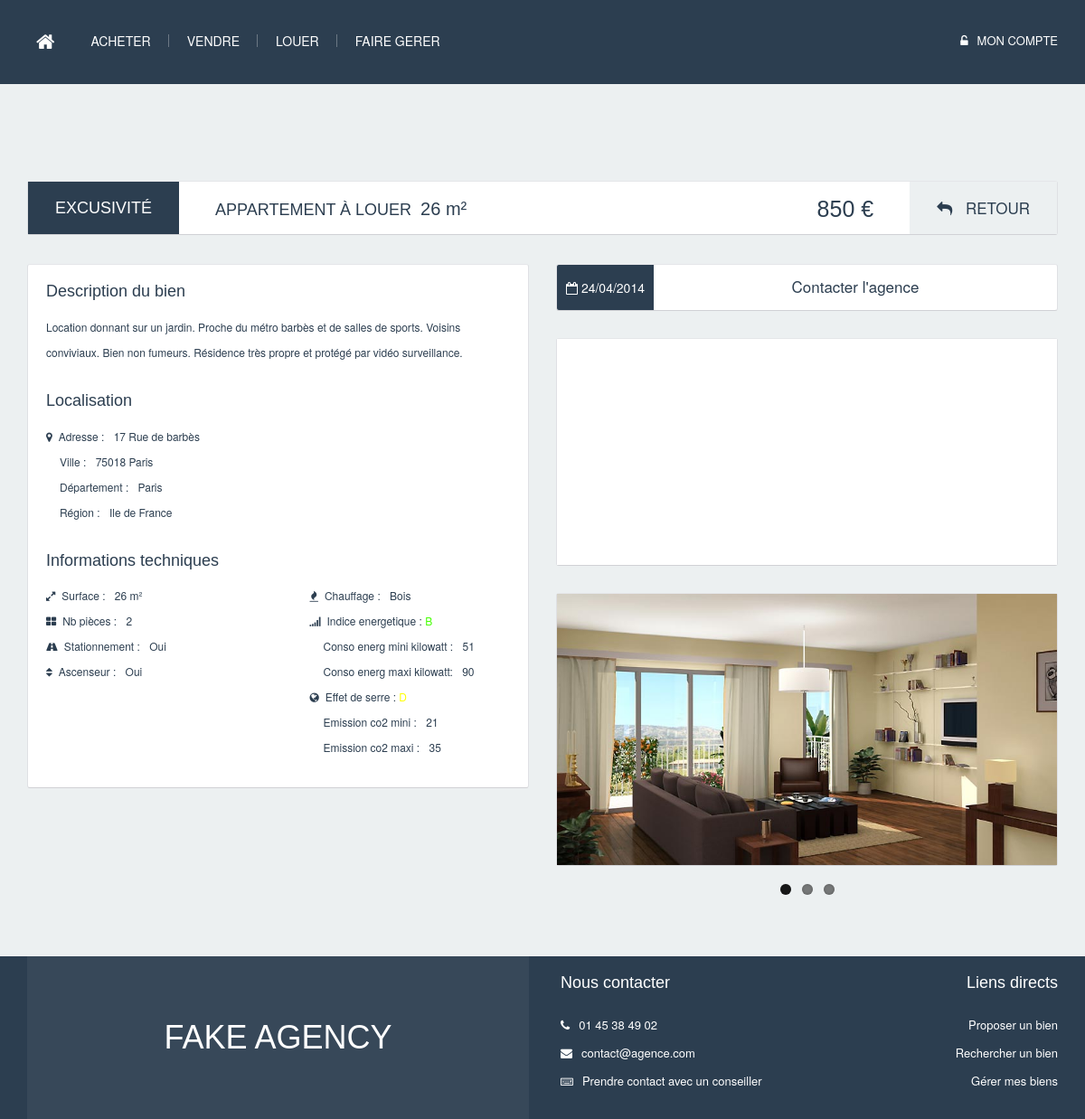
Page /visualisation_bien/bien.php?id_bien_immobilier=2 on the committed database.
### tables this page shows
CREATE TABLE Appartement(
        etage              Int ,
        ascenseur          Bool ,
        numero_appartement Int ,
        id_bien_immobilier Int NOT NULL ,
        PRIMARY KEY (id_bien_immobilier )
);

CREATE TABLE Bien_immobilier(
        id_bien_immobilier     int (11) Auto_increment  NOT NULL ,
        prix                   Double ,
        superficie             Int ,
        nb_pieces              Int ,
        descriptif             Varchar (255) ,
        parking                Bool ,
        nb_etages              Int ,
        date_parution          TimeStamp ,
        id_personne_locataire  Int ,
        id_personne_proprio    Int ,
        id_personne_gest       Int ,
        id_agence_vendeur      Int ,
        id_agence_loueur       Int ,
        id_type_chauffage      Int ,
        id_adresse             Int ,
        id_gaz                 Int ,
        id_consommation_energetique Int ,
        PRIMARY KEY (id_bien_immobilier )
);

CREATE TABLE Adresse(
        id_adresse     int (11) Auto_increment  NOT NULL ,
        code_postal    Varchar (25) ,
        ville          Varchar (255) ,
        rue            Varchar (255) ,
        numero_rue     Int ,
        id_departement Int ,
        PRIMARY KEY (id_adresse )
);

CREATE TABLE Departement(
        id_departement   int (11) Auto_increment  NOT NULL ,
        code_departement char (2) ,
        nom_departement  Varchar (255) ,
        id_region        Int ,
        PRIMARY KEY (id_departement )
);

CREATE TABLE Region(
        id_region  int (11) Auto_increment  NOT NULL ,
        nom_region Varchar (255) ,
        ville_chef Varchar (255) ,
        PRIMARY KEY (id_region )
);

CREATE TABLE Type_chauffage(
        id_type_chauffage  int (11) Auto_increment  NOT NULL ,
        nom_type_chauffage Varchar (255) NOT NULL ,
        PRIMARY KEY (id_type_chauffage )
);

CREATE TABLE Consommation_energetique_classe(
        id_consommation_energetique   int (11) Auto_increment  NOT NULL ,
        nom_consommation_energetique  Varchar (25) ,
        conso_kilowatt_an_mcarre_mini Int ,
        conso_kilowatt_an_mcarre_maxi Int ,
        PRIMARY KEY (id_consommation_energetique )
);

CREATE TABLE Gaz_a_effet_de_serre_classe(
        id_gaz                           int (11) Auto_increment  NOT NULL ,
        nom_gaz                          Varchar (255) ,
        emission_kilo_co2_an_mcarre_mini Int ,
        emission_kilo_co2_an_mcarre_maxi Int ,
        PRIMARY KEY (id_gaz)
);

### functions_php/visualisation_bien/affichage_result.php (the view, shortened to what the rows shown need)
<?php
	require_once(dirname(__FILE__).'/../user_utils/getUtils_html.php');
	require_once(dirname(__FILE__).'/../recherche_biens/search.php');
	require_once(dirname(__FILE__).'/getUtils.php');
	function affichage_base_visu($id_bien_immobilier,$is_for_lambda){
		$link_retour = getPathRoot().'result.php';
		$res=searchBase(array('id_bien_immobilier'=>$id_bien_immobilier,'is_for_lambda'=>$is_for_lambda));
		$res = $res[0];
		$prix			= empty($res['prix']) 			? '': $res['prix'].' €';
		$descriptif 	= empty($res['descriptif']) 	? '...': $res['descriptif'];
		$surface 		= empty($res['superficie']) 	? '' : "<p><i class='fa fa-expand'></i><span>Surface :</span> {$res['superficie']} m&sup2;</p>";
		$jardin 		= empty($res['jardin']) 		? '' : "<p><i class='fa fa-picture-o'></i><span>Jardin :</span> {$res['jardin']} m&sup2;</p>";
		$nb_pieces 		= empty($res['nb_pieces'])		? '' : "<p><i class='fa fa-th-large'></i><span>Nb pièces :</span> {$res['nb_pieces']}</p>";
		$parking 		= !empty($res['parking']) && $res['parking']==1	? "<p><i class='fa fa-road'></i><span>Stationnement :</span> Non</p>" :"<p><i class='fa fa-road'></i><span>Stationnement :</span> Oui</p>";
		$nb_etages 		= empty($res['nb_etages'])		? '' : "<p><i class='fa fa-ellipsis-v'></i><span>Nb étages :</span> {$res['nb_etages']}</p>";
		$chauffage 		= empty($res['infos_chauffage']['nom_type_chauffage'])	? '' : "<p><i class='fa fa-fire'></i><span>Chauffage :</span> {$res['infos_chauffage']['nom_type_chauffage']} </p>";
		$type_bien 		= empty($res['info_type_bien']) ? '' : $res['info_type_bien'] ;
		$type_achat_location	= empty($res['info_type_achat_location']) ? '' : $res['info_type_achat_location'] ;
		$consommation_energetique ='';
		$gaz ='';
		$ascenseur ='';
		$adresse='';
		if(!empty($res['infos_conso_energetique']) && !empty($res['infos_conso_energetique']['id_consommation_energetique'])){
			$classe='indice_'.trim(strtoupper($res['infos_conso_energetique']['nom_consommation_energetique']));
			$consommation_energetique=<<<HTML
				<p><i class="fa fa-signal"></i>Indice energetique : <span class="$classe" >{$res['infos_conso_energetique']['nom_consommation_energetique']}</span></p>
				<p class="padleft35"><span>Conso energ mini kilowatt :</span> {$res['infos_conso_energetique']['conso_kilowatt_an_mcarre_mini']}</p>
				<p class="padleft35"><span>Conso energ maxi kilowatt:</span> {$res['infos_conso_energetique']['conso_kilowatt_an_mcarre_maxi']}</p>
HTML;
		}
		if(!empty($res['infos_gaz']) && !empty($res['infos_gaz']['id_gaz'])){
			$classe='indice_'.trim(strtoupper($res['infos_gaz']['nom_gaz']));
			$gaz=<<<HTML
				<p><i class="fa fa-globe"></i>Effet de serre :<span class="$classe"> {$res['infos_gaz']['nom_gaz']}</span></p>
				<p class="padleft35" ><span>Emission co2 mini :</span> {$res['infos_gaz']['emission_kilo_co2_an_mcarre_mini']}</p>
				<p class="padleft35"><span>Emission co2 maxi :</span> {$res['infos_gaz']['emission_kilo_co2_an_mcarre_maxi']}</p>
HTML;
		}
		if(!empty($res['ascenseur'])){
			if($res['ascenseur'] == 0)
				$is_present = "Non";
			else
				$is_present ='Oui';
			$ascenseur = "<p><i class='fa fa-sort'></i><span>Ascenseur :</span> $is_present</p>";
		}
		if(!empty($res['infos_adresse']) && !empty($res['infos_adresse']['id_adresse'])){
			$adresse_rue='';
			$adresse_numero_rue='';
			$adresse_dep='';
			$adresse_region='';
			$adresse_code_postal='';
			$adresse_ville='';
			if(!empty($res['infos_adresse']['rue']))
				$adresse_rue=$res['infos_adresse']['rue'];
			if(!empty($res['infos_adresse']['numero_rue']))
				$adresse_numero_rue=$res['infos_adresse']['numero_rue'];
			if(!empty($res['infos_adresse']['nom_departement']))
				$adresse_dep=$res['infos_adresse']['nom_departement'];
			if(!empty($res['infos_adresse']['code_postal']))
				$adresse_code_postal=$res['infos_adresse']['code_postal'];
			if(!empty($res['infos_adresse']['ville']))
				$adresse_ville=$res['infos_adresse']['ville'];
			if(!empty($res['infos_adresse']['nom_region']))
				$adresse_region=$res['infos_adresse']['nom_region'];
			$adresse.=<<<HTML
				<p><i class="fa fa-map-marker"></i><span>Adresse :</span> $adresse_numero_rue $adresse_rue</p>
				<p class="padleft35"><span>Ville :</span> $adresse_code_postal <span id='ville_map'>$adresse_ville</span></p>
				<p class="padleft35"><span>Département :</span> $adresse_dep</p>
				<p class="padleft35"><span>Région :</span> $adresse_region</p>
HTML;
		}
		$phrase_type_bien_type_operation_superficie = '';
		if(!empty($type_bien))
			$phrase_type_bien_type_operation_superficie.=$type_bien." ";
		if(!empty($type_achat_location)){
			if(trim(strtolower($type_achat_location)) == 'location')
				$type_achat_location ='louer';
			else
				$type_achat_location ='acheter';
		}
			$phrase_type_bien_type_operation_superficie.='à '.$type_achat_location;
		if(!empty($res['superficie']))
			$phrase_type_bien_type_operation_superficie.=" <span>".$res['superficie']." m&sup2;</span>";
		$date_parution='';
		if(!empty($res['date_parution'])){
			$date_formated_base = getDateFormatedVisuBase($res['date_parution']);
			$date_formated_details = getDateFormatedVisuDetails($res['date_parution']);
			$date_parution = "<i class='fa fa-calendar-o'></i> {$date_formated_base} {$date_formated_details}";
		}
		$result_html=<<<HTML
		<section class="bg-grey first-section" >
			<div class="container margin60">
				<div class="row">
					<div class="col-md-12">
						<div class="bien-spe-title bg-white">
							<div class="bien-spe-title-alert">
								<h4>Excusivité</h4>
							</div>
							<h2>$phrase_type_bien_type_operation_superficie</h2>
							<div class="bien-spe-title-back">
								<a href="$link_retour"><i class="fa fa-reply"></i> Retour</a>
							</div>
							<h3>$prix</h3>
						</div>
					</div>
				</div>
			</div>
			<div class="container margin30">
				<div class="row">
					<div class="col-md-6">
						<div class="bien-spe-desc bg-white">
							<h4>Description du bien</h4>
							<p class="desc-p-bien"> $descriptif</p>
							<h4>Localisation</h4>
							$adresse
							<h4>Informations techniques</h4>
							<div class="row">
								<div class="col-md-6">
									$surface
									$jardin
									$nb_pieces
									$parking
									$nb_etages
									$ascenseur
								</div>
								<div class="col-md-6">
									$chauffage
									$consommation_energetique
									$gaz
								</div>
							</div>
						</div>
					</div>
					<div class="col-md-6">
						<div class="bien-spe-contact bg-white">
							<div class="bien-spe-desc-mel">$date_parution</div>
							<a href="mailto:contact@fakeagency.com">Contacter l'agence</a>
						</div>
						<div class="margin30 bg-white">
							<div id="map-canvas" style='height:250px'></div>
						</div>
						<div class="bien-spe-pic bg-white margin30">
							<div class="flexslider">
								<ul class="slides">
									<li>
										<img src="../img/biens/1.jpg" />
									</li>
									<li>
										<img src="../img/biens/2.jpg" />
									</li>
									<li>
										<img src="../img/biens/3.jpg" />
									</li>
								</ul>
							</div>
						</div>
					</div>
				</div>
			</div>
		</section>
HTML;
	return $result_html;
	}

### rows in the picture
appartement: id_bien_immobilier.superficie "26", id_bien_immobilier.prix "850 €", id_bien_immobilier.descriptif "Location donnant sur un jardin. Proche du métro barbès et de salles de sports. Voisins conviviaux. Bien non fumeurs. Résidence très propre et protégé par vidéo surveillance.", id_bien_immobilier.nb_pieces "2", ascenseur "Oui", id_bien_immobilier.date_parution "24/04/2014"
adresse: numero_rue "17", rue "Rue de barbès", code_postal "75018", ville "Paris", id_departement.nom_departement "Paris", region.nom_region "Ile de France"
type_chauffage: nom_type_chauffage "Bois"
consommation_energetique_classe: nom_consommation_energetique "B", conso_kilowatt_an_mcarre_mini "51", conso_kilowatt_an_mcarre_maxi "90"
gaz_a_effet_de_serre_classe: nom_gaz "D", emission_kilo_co2_an_mcarre_mini "21", emission_kilo_co2_an_mcarre_maxi "35"

### other values in the picture
$phrase_type_bien_type_operation_superficie "APPARTEMENT À LOUER"
